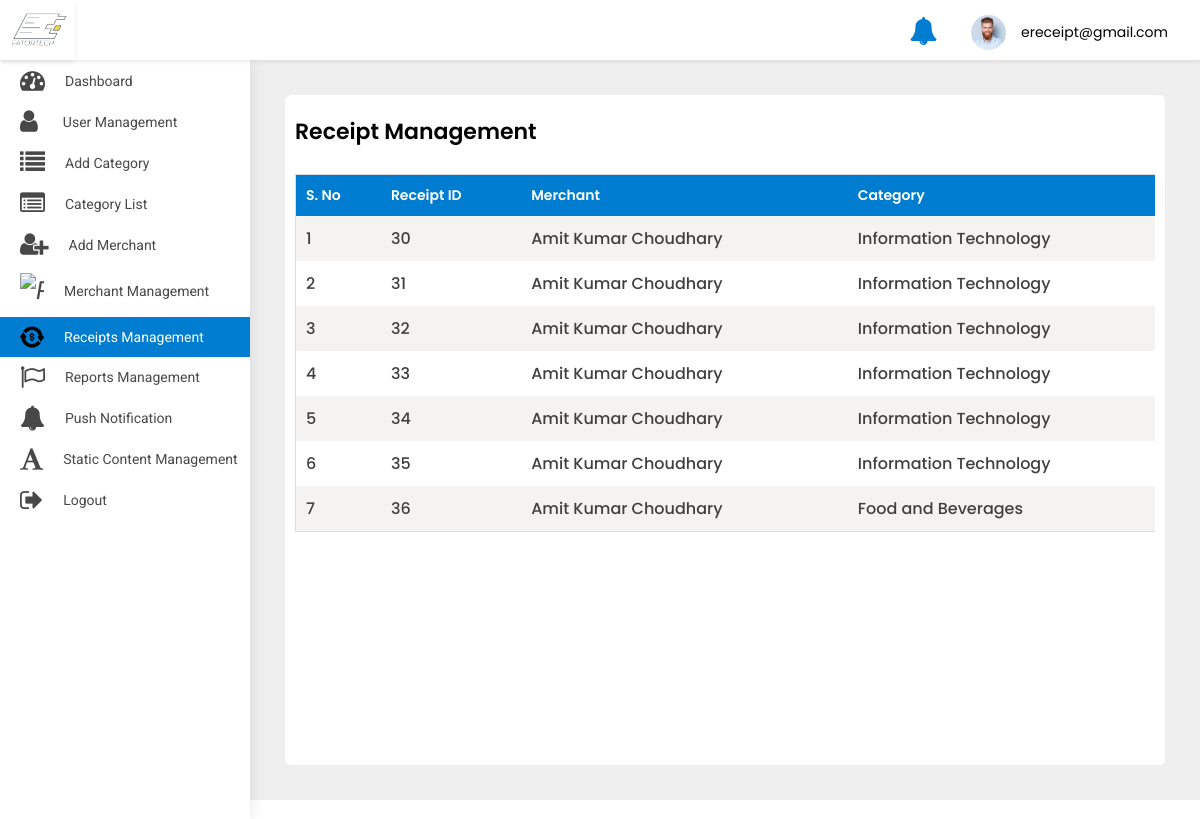
The page /adminpanel/receipt-list/ (signed in) on the database as committed earlier.
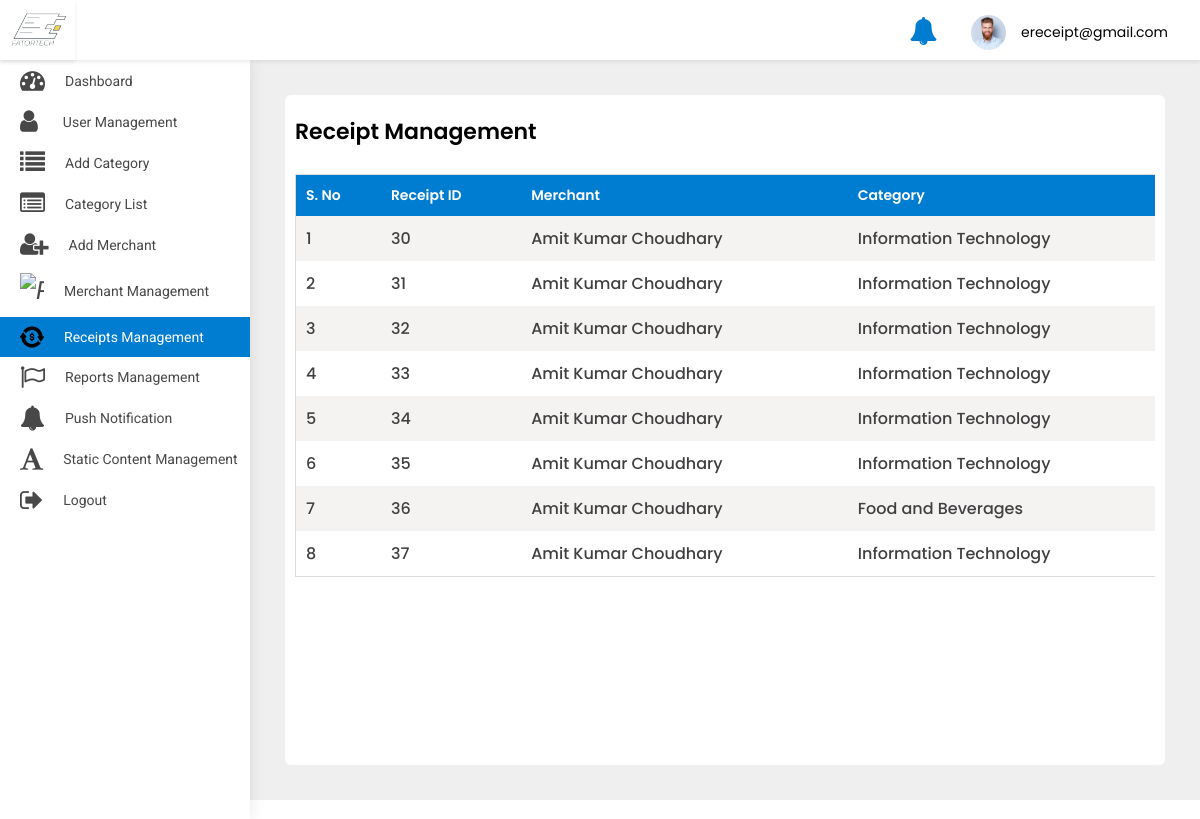
The same page on the database as committed later.
### src/models.py (models this page shows, shortened)
class User(AbstractBaseUser, PermissionsMixin):
    first_name = models.CharField(default='first name', max_length=100)
    last_name = models.CharField(default='', max_length=100, null=True, blank=True)
    email = models.CharField(default='', max_length=255, unique=True)
    country_code = models.CharField(default='+91', max_length=10)
    phone_number = models.CharField(default='', max_length=13)
    profile_pic = models.ImageField(default='default_profile.png', null=True, blank=True)
    device_token = models.CharField(default='', max_length=500, null=True, blank=True)
    password = models.CharField(default='', max_length=100)
    confirm_password = models.CharField(default='', max_length=100)
    is_merchant = models.BooleanField(default=False)
    created_at = models.DateTimeField(auto_now_add=True)
    is_active = models.BooleanField(default=True)
    is_staff = models.BooleanField(default=False)
    objects = UserManager()
    USERNAME_FIELD = 'email'
    class Meta:
        ordering = ('-created_at',)

class Receipt(models.Model):
    user = models.ForeignKey(User, on_delete=models.CASCADE)
    merchant = models.ForeignKey(Merchant, on_delete=models.CASCADE)
    order = models.ManyToManyField(OrderItem)
    qr_code = models.ImageField(upload_to='QR')
    created_at = models.DateTimeField(auto_now_add=True)

class Merchant(models.Model):
    full_name = models.CharField(default='', max_length=200)
    profile_pic = models.ImageField(default='default_profile.png', null=True, blank=True)
    category = models.ForeignKey(Category, on_delete=models.CASCADE)
    email = models.EmailField()
    password = models.CharField(default='', max_length=100)
    confirm_password = models.CharField(default='', max_length=100)
    created_at = models.DateTimeField(auto_now_add=True)

class Category(models.Model):
    category_name = models.CharField(default='', max_length=100)

### adminpanel/views.py (the view)
# urls.py: path('receipt-list/', ReceiptList.as_view(), name='receipt-list'),
class ReceiptList(LoginRequiredMixin, ListView):
    model = Receipt
    template_name = 'receipt_list.html'
    login_url = 'adminpanel:login'
    def get(self, request, *args, **kwargs):
        receipts = Receipt.objects.all()
        context = {
            'receipts': receipts
        }
        return render(self.request, 'receipt_list.html', context)

### adminpanel/templates/receipt_list.html (shortened to what this page needs)
{% extends 'base-ereceipt.html' %}
<div class="WrapperArea">
    <div class="WrapperBox">
        <div class="Small-Wrapper">
            <div class="PasswordArea">
                <div class="row">
                    <h4 class="Title">Receipt Management</h4>
                    <div class="TableList">
                        <div class="dragscroll">
                            <table style="width: 150vw">
                                <thead>
                                <tr>
                                    <th>S. No</th>
                                    <th>Receipt ID</th>
                                    <th>Merchant</th>
                                    <th>Category</th>
                                </tr>
                                </thead>
                                <tbody>
                                {% for object in receipts %}
                                <tr>
                                    <td>{{forloop.counter}}</td>
                                    <td>{{object.id}}</td>
                                    <td>{{object.merchant.full_name}}</td>
                                    <td>{{object.merchant.category.category_name}}</td>
                                </tr>
                                {% endfor %}
                                </tbody>
                            </table>
                        </div>
                    </div>
                </div>
            </div>
        </div>
    </div>
</div>

### adminpanel/templates/base-ereceipt.html (shortened to what this page needs)
{% load static %}
<head>
    <link type="text/css" rel="stylesheet" href="{% static 'adminpanel/css/style.css' %}">
    <link rel="stylesheet" href="{% static 'adminpanel/css/media.css' %}">
</head>
<body>
<div class="Header">
    <div class="Logo">
        <img src="{% static 'adminpanel/images/logo.jpg' %}">
    </div>
    <div class="Navigation">
        <div class="header-notifications">
            <a href="{% url 'adminpanel:notification' %}">
                <i class="fa fa-bell fa-2x" aria-hidden="true"></i>
            </a>
        </div>
        <div class="Avater">
            <a href="javascript:void(0);">
                <figure><img src="{% static 'adminpanel/images/profile.jpg' %}"></figure>
                {{user}} </a>
        </div>
    </div>
</div>
<div class="SidenavBar">
    <ul>
        <li class="nav-item nav-link {% if request.resolver_match.view_name  == 'adminpanel:dashboard' %}active{% endif %}">
            <a href="{% url 'adminpanel:dashboard'  %}">
                <span><i class="fa fa-tachometer"></i></span> Dashboard
            </a>
        </li>
        <li class="nav-item nav-link {% if request.resolver_match.view_name  == 'adminpanel:users-list' %}active{% endif %}">
            <a href="{% url 'adminpanel:users-list' %}">
                <span><i class="fa fa-user"></i></span> User Management
            </a>
        </li>
        <li class="nav-item nav-link {% if request.resolver_match.view_name  == 'adminpanel:category' %}active{% endif %}">
            <a href="{% url 'adminpanel:category' %}">
                <span><i class="fa fa-list"></i></span> Add Category
            </a>
        </li>
        <li class="nav-item nav-link {% if request.resolver_match.view_name  == 'adminpanel:category-list' %}active{% endif %}">
            <a href="{% url 'adminpanel:category-list' %}">
                <span><i class="fa fa-list-alt"></i></span>Category List
            </a>
        </li>
        <li class="nav-item nav-link {% if request.resolver_match.view_name  == 'adminpanel:add-merchant' %}active{% endif %}">
            <a href="{% url 'adminpanel:add-merchant' %}">
                <span><i class="fa fa-user-plus"></i></span> Add Merchant
            </a>
        </li>
        <li class="nav-item nav-link {% if request.resolver_match.view_name  == 'adminpanel:merchant-list' %}active{% endif %}">
            <a href="{% url 'adminpanel:merchant-list' %}">
                <span><i class="faImg"><img src="{% static 'adminpanel/images/profession.svg' %}" alt="paid"
                                            class="img-fluid"></i></span>
                <p>Merchant Management</p>
            </a>
        </li>
        <li class="nav-item nav-link {% if request.resolver_match.view_name  == 'adminpanel:receipt-list' %}active{% endif %}">
            <a href="{% url 'adminpanel:receipt-list' %}">
                <span><i class="faImg"><img src="{% static 'adminpanel/images/transaction.svg' %}" alt="paid"
                                            class="img-fluid"></i></span>
                <p>Receipts Management</p>
            </a>
        </li>
        <li class="nav-item nav-link {% if request.resolver_match.view_name  == 'adminpanel:reports' %}active{% endif %}">
            <a href="{% url 'adminpanel:reports' %}">
                <span><i class="fa fa-flag-o"></i></span>
                <p>Reports Management </p>
            </a>
        </li>
        <li class="nav-item nav-link {% if request.resolver_match.view_name  == 'adminpanel:send-notification' %}active{% endif %}">
            <a href="{% url 'adminpanel:send-notification' %}">
                <span><i class="fa fa-bell"></i></span>
                <p>Push Notification</p>
            </a>
        </li>
        <li class="nav-item nav-link {% if request.resolver_match.view_name  == 'adminpanel:static-content' %}active{% endif %}">
            <a href="{% url 'adminpanel:static-content' %}">
                <span><i class="fa fa-font"></i></span>
                <p>Static content Management</p>
            </a>
        </li>
        <li class="nav-item nav-link {% if request.resolver_match.view_name  == 'logout' %}active{% endif %}">
            <a href="{% url 'logout' %}">
                <span><i class="fa fa-sign-out"></i></span>
                <p>Logout</p>
            </a>
        </li>
    </ul>
</div>
{% block body %}
{% endblock body %}
</body>
</html>

### static/adminpanel/css/style.css (style rules this page uses)
body { margin: 0; padding: 0; font-family: 'Poppins', sans-serif !important; font-size: 13px; color: #3a3a3a; font-weight: 400; }
* { margin: 0px; padding: 0px; }
header, footer, aside, article, section, detail, nav, figure { position: relative; }
h1, h2, h3, h4, h5, h6, p { margin: 0; padding: 0; }
ul, li, ol { list-style-type: none; margin: 0; padding: 0; }
a { text-decoration: none; outline: none; }
img { border: 0; outline: none; max-width: 100%; }
table { width: 100%; }
p { margin: 0; padding: 0; }
.Header { box-shadow: 0 2px 4px rgba(0, 0, 0, .08); -webkit-box-shadow: 0 2px 4px rgba(0, 0, 0, .08); position: fixed; width: 100%; left: 0; top: 0; background-color: #fff; z-index: 99 }
.Header .Logo { width: 75px; text-align: center; padding: 5px 0; float: left; height: 60px; box-shadow: 0 2px 4px rgba(0, 0, 0, .08); }
.Header .Logo img { height: 100%; width: 100%; object-fit: cover; }
.Header .Navigation { transition: all 0.2s ease; margin-left: 235px; padding: 7px 3.2rem; width: calc(100% - 235px); text-align: right; height: 60px }
.Header .Navigation .Avater { margin: 5px 0 5px 30px; position: relative; display: inline-block }
.Header .Navigation .Avater a { display: flex; align-items: center; font-size: 14px; color: #000 }
.Header .Navigation .Avater a figure { width: 35px; border-radius: 50%; margin: 0 15px 0 0; overflow: hidden }
.Header .Navigation .header-notifications { margin: 5px 0 5px 30px; position: relative; display: inline-block; top:5px; }
.Header .Navigation .header-notifications a { display: flex; align-items: center; font-size: 14px; color: #007cd0; }
.SidenavBar { height: calc(100% - 60px); position: fixed; width: 250px; top: 60px; padding: 0; overflow: auto; box-shadow: 0 0 15px rgba(0, 0, 0, .1); background-color: #fff; z-index: 2; transition: 0.2s all ease-in-out; }
.SidenavBar ul { margin: 0 }
.SidenavBar ul li { margin: 0 }
.SidenavBar ul li a { display: flex; cursor: pointer; padding: 8px 20px 8px 20px; transition: 0.2s all ease-in-out; color: #484848; font-family: "Roboto"; font-size: 14px; text-transform: capitalize; position: relative; align-items: center; overflow: hidden; white-space: nowrap; }
.SidenavBar ul li a span { font-size: 25px; margin-right: 20px; }
.SidenavBar ul li:nth-child(2) a span { margin-right: 25px; }
.SidenavBar ul li.active a, .SidenavBar ul li a:hover { background-color: #007cd0; color: #fff; }
.WrapperArea { margin-left: 250px; flex: 1 1 auto; display: flex; flex-direction: column; margin-top: 60px; transition: 0.2s all ease-in-out; background-color: #efefef; }
.WrapperArea .WrapperBox { padding: 35px; background-color: #efefef; min-height: calc(100vh - 60px) }
.Small-Wrapper { background-color: #fff; padding: 25px; border-radius: 6px; height: 100%; min-height: calc(100vh - 130px); }
h4.Title { margin: 0 0 15px; font-weight: 600; color: #000; text-transform: capitalize; font-size: 22px }
.TableList table { border: 1px solid #dcdcdc }
.TableList table tr:nth-child(odd) { background-color: #f5f2f2 }
.TableList table tr th, .TableList table tr td { padding: 10px 10px }
.TableList table tr th { background-color: #007cd0; font-weight: 600; text-transform: capitalize; color: #fff; font-size: 14px; background-image: url(../images/sorting.png); background-repeat: no-repeat; background-position: 96% 50% }
.TableList table tr td { font-weight: 500; color: #404040 }
.dragscroll { overflow: auto; }
.faImg { width: 24px !important; display: block; }
.TableList { margin-top:30px; }

Rows that differ between the two databases and show on the page:
added Receipt: id "37", merchant.full_name "Amit Kumar Choudhary", merchant.category.category_name "Information Technology"
